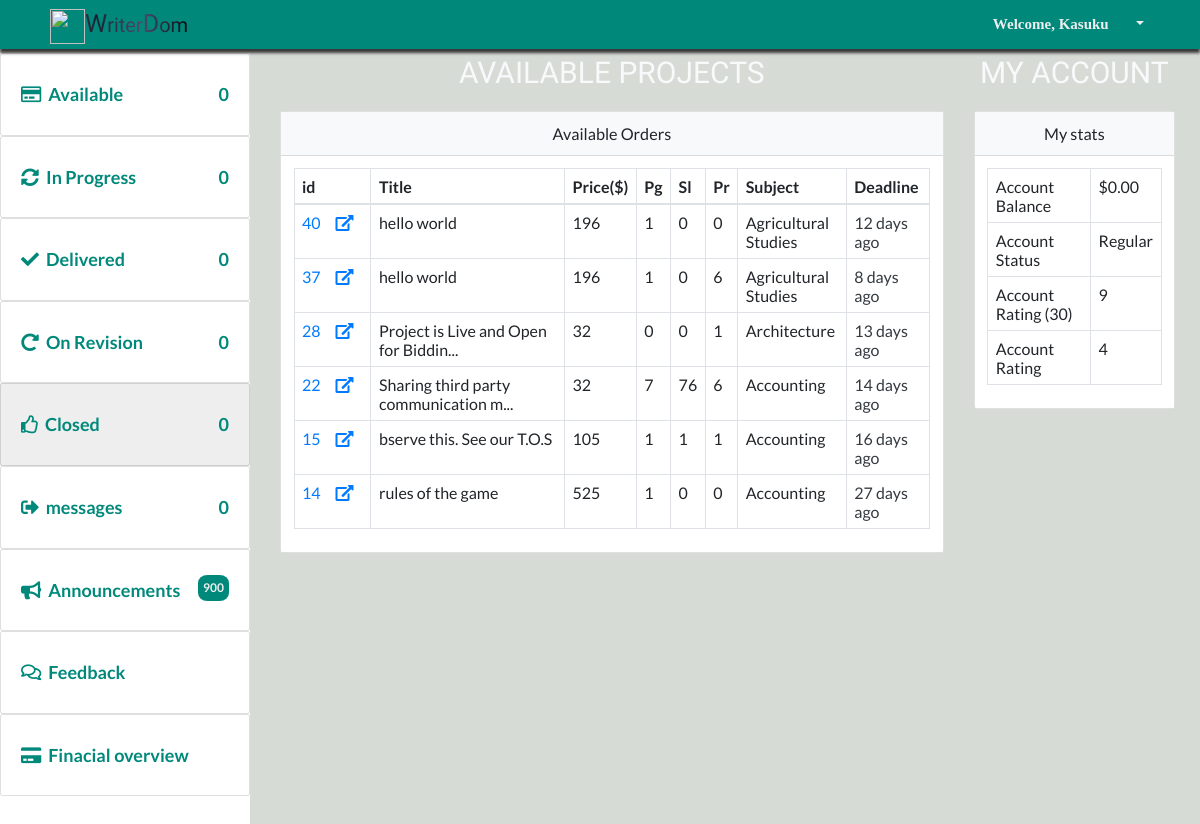
The app's page /tutor/my-projects.php (signed in), older data.
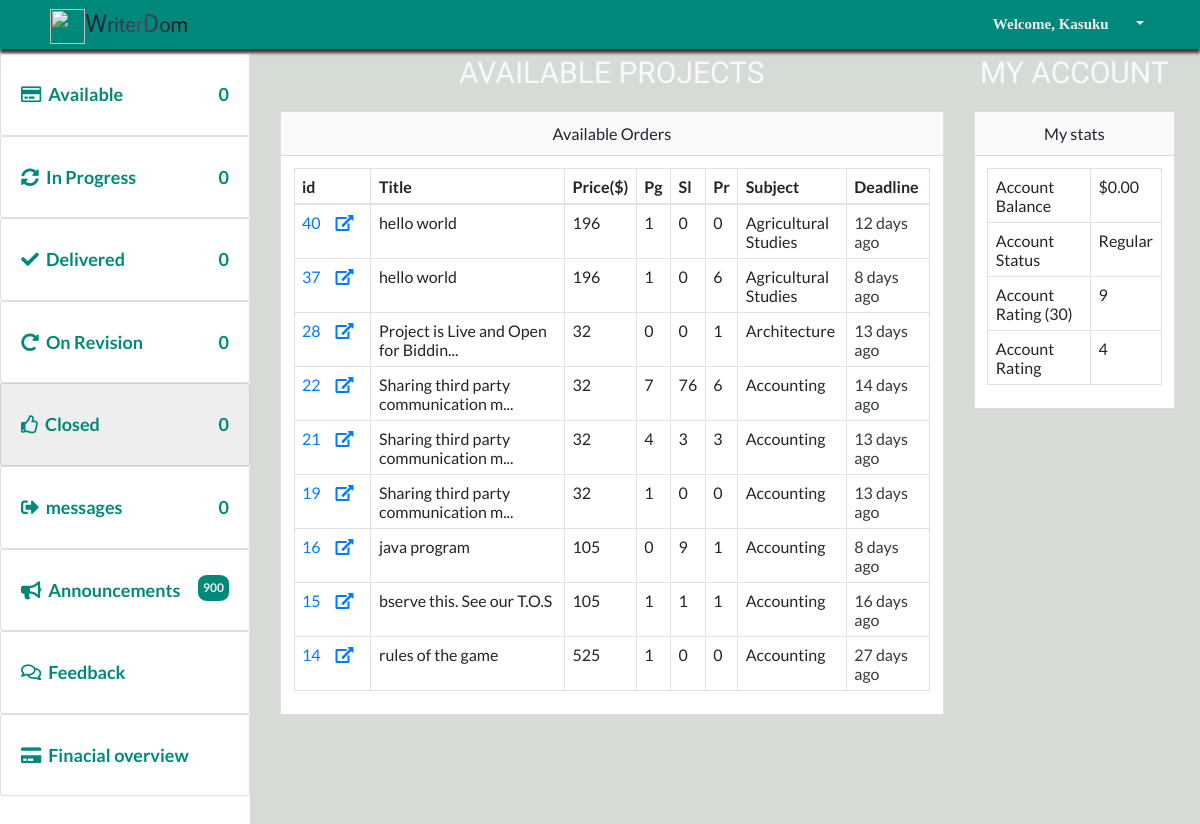
The same page, newer data.
### tables this page shows
CREATE TABLE `closed` (
  `comment` text NOT NULL,
  `rating` int(255) NOT NULL,
  `project_id` int(255) NOT NULL,
  `student_id` int(255) NOT NULL,
  `tutor_id` int(255) NOT NULL,
  `date_closed` text NOT NULL
);

CREATE TABLE `projects` (
  `project_id` bigint(20) UNSIGNED NOT NULL,
  `student_id` int(11) NOT NULL,
  `title` text NOT NULL,
  `deadline` text NOT NULL,
  `subject` text NOT NULL,
  `instructions` longtext NOT NULL,
  `style` text NOT NULL,
  `type_of_paper` text NOT NULL,
  `pages` tinyint(11) NOT NULL,
  `slides` tinyint(11) NOT NULL,
  `problems` tinyint(11) NOT NULL,
  `budget` varchar(255) NOT NULL,
  `charges` varchar(255) NOT NULL DEFAULT '0',
  `cost` varchar(255) NOT NULL DEFAULT '0',
  `bids` tinyint(100) NOT NULL DEFAULT '0',
  `academic_level` text NOT NULL,
  `sources` tinyint(11) NOT NULL,
  `status` tinyint(4) NOT NULL DEFAULT '0',
  `DATE_CREATED` text NOT NULL
);

### dbconfig/dbconnect.php (called while the page is built, shortened)
<?php
require_once(  'shared/ez_sql_core.php');
require_once( 'ez_sql_mysqli.php');
$db=new ezSQL_mysqli(DB_USER, DB_PASS,DB_NAME,DB_HOST,DB_ENCODING);
 ?>

### dbconfig/ez_sql_mysqli.php (called while the page is built, shortened)
<?php
class ezSQL_mysqli extends ezSQLcore
{
    private $ezsql_mysql_str = array
        (
            1 => 'Require $dbuser and $dbpassword to connect to a database server',
            2 => 'Error establishing mySQL database connection. Correct user/password? Correct hostname? Database server running?',
            3 => 'Require $dbname to select a database',
            4 => 'mySQL database connection is not active',
            5 => 'Unexpected error while trying to select database'
        );
    private $_dbuser;
    private $_dbpassword;
    private $_dbname;
    private $_dbhost;
    private $_charset = 'utf8';
    private $_result;
    public $show_errors = true;
    public $dbh;
    public function __construct($dbuser='', $dbpassword='', $dbname='', $dbhost='localhost', $charset='') {
        $this->_dbuser = $dbuser;
        $this->_dbpassword = $dbpassword;
        $this->_dbname = $dbname;
        $this->_dbhost = $dbhost;
    }
    public function connect($dbuser='', $dbpassword='', $dbhost='localhost', $charset='') {
        $this->_connected = false;
        $this->_dbuser = empty($dbuser) ? $this->_dbuser : $dbuser;
        $this->_dbpassword = empty($dbpassword) ? $this->_dbpassword : $dbpassword;
        $this->_dbhost = $dbhost!='localhost' ? $this->_dbhost : $dbhost;
        $this->_charset = empty($charset) ? $this->_charset : $charset;
        if ( empty($this->_dbuser) ) {
            $this->register_error($this->ezsql_mysql_str[1] . ' in ' . __FILE__ . ' on line ' . __LINE__);
            $this->show_errors ? trigger_error($this->ezsql_mysql_str[1], E_USER_WARNING) : null;
        } else if ( ! $this->dbh = mysqli_connect($this->_dbhost, $this->_dbuser, $this->_dbpassword, $this->_dbname) ) {
            $this->register_error($this->ezsql_mysql_str[2] . ' in ' . __FILE__ . ' on line ' . __LINE__);
            $this->show_errors ? trigger_error($this->ezsql_mysql_str[2], E_USER_WARNING) : null;
        } else {
            mysqli_set_charset($this->dbh, $this->_charset);
            $this->_connected = true;
        }
        return $this->_connected;
    }
    public function select($dbname='', $charset='') {
        if ( ! $dbname ) {
            $this->register_error($this->ezsql_mysql_str[3] . ' in ' . __FILE__ . ' on line ' . __LINE__);
            $this->show_errors ? trigger_error($this->ezsql_mysql_str[3], E_USER_WARNING) : null;
            return false;
        } else if ( ! $this->dbh ) {
            $this->register_error($this->ezsql_mysql_str[4] . ' in ' . __FILE__ . ' on line ' . __LINE__);
            $this->show_errors ? trigger_error($this->ezsql_mysql_str[4], E_USER_WARNING) : null;
            return false;
        } else {
            $this->_dbname = $dbname;
            $this->_connected = true;
        }
        return $this->_connected;
    }
    public function query($query, $use_prepare=false) {
		$query = str_replace(_TAG, '?', $query);
        $return_val = 0;
        $query = trim($query);
		if (!empty($param) && is_array($param) && ($this->getPrepare()))
			return $this->query_prepared($query, $param);
		else
			$this->_result = mysqli_query($this->dbh, $query);
        $is_insert = false;
        if ( preg_match("/^(insert|delete|update|replace)\s+/i", $query) ) {
            $this->_affectedRows = mysqli_affected_rows($this->dbh);
            if ( preg_match("/^(insert|replace)\s+/i", $query) ) {
                $this->insert_id = mysqli_insert_id($this->dbh);
            }
            $return_val = $this->_affectedRows;
        } else {
            if ( !is_numeric($this->_result) && !is_bool($this->_result)) {
                $i=0;
                $num_rows=0;
                while ( $row = mysqli_fetch_object($this->_result) ) {
                    $num_rows++;
                }
                $this->num_rows = $num_rows;
                $return_val = $this->num_rows;
            }
        }
        return $return_val;
    }
}

### dbconfig/shared/ez_sql_core.php (called while the page is built, shortened)
<?php
    require_once('ezQuery.php');
	class ezSQLcore extends ezQuery
	{
    public $last_result = null;
		function flush()
		{
			$this->last_result = null;
		}
		function get_results($query=null, $output = OBJECT, $use_prepare=false) {
			if ( $query ) {
				$this->query($query, $use_prepare);
			}
			if ( $output == OBJECT ) {
				return $this->last_result;
			} elseif ( $output == _JSON ) {
				return json_encode($this->last_result);
			}
		}
}

### dbconfig/shared/ezQuery.php (called while the page is built, shortened)
<?php
class ezQuery
{
    function setParamaters($valuetoadd=null) {
        if (empty($valuetoadd)) {
            $this->preparedvalues = array();
            return null;
        } else
            return array_push($this->preparedvalues, $valuetoadd);
	}
}

### inc/utilities.php (called while the page is built, shortened)
<?php
$date_global=date('Y-m-d H:i:s');
if (!isset($chat)) {
	require_once("../inc/global_functions.php");
}

### inc/global_functions.php (called while the page is built, shortened)
<?php function getDateTimeDiff($current_date, $other_date){
	$now_timeStamp=strtotime($current_date);
	if ($now_timeStamp<$other_date) {
		$diff_timestmp=$other_date- $now_timeStamp;
	if ($diff_timestmp<60) {
		if ($diff_timestmp==1) {
			return $diff_timestmp . ' sec';
		}else{
			return $diff_timestmp . ' secs';
		}
	} elseif($diff_timestmp>=60 && $diff_timestmp<3600) {
		if (round(($diff_timestmp/60))==1) {
			return round(($diff_timestmp/60)). ' min ';
		}else{
			return round(($diff_timestmp/60)). ' mins ';
		}
	}elseif($diff_timestmp>=3600 && $diff_timestmp<86400) {
		if (floor(($diff_timestmp/3600))==1) {
			$time_remaining=floor(($diff_timestmp/3600)). ' hour';
			if (floor((($diff_timestmp/3600)-floor($diff_timestmp/3600))*60 )==1) {
				$time_remaining.=floor((($diff_timestmp/3600)-floor($diff_timestmp/3600))*60 ). ' min';
			}elseif(floor((($diff_timestmp/3600)-floor($diff_timestmp/3600))*60 )>1){
				$time_remaining.=floor((($diff_timestmp/3600)-floor($diff_timestmp/3600))*60 ). ' mins';
			}
			 return $time_remaining;
		}else{
			$time_remaining = floor(($diff_timestmp/3600)). ' hours ';
			if (floor((($diff_timestmp/3600)-floor($diff_timestmp/3600))*60 )==1) {
				$time_remaining.=floor((($diff_timestmp/3600)-floor($diff_timestmp/3600))*60 ). ' min';
			}elseif(floor((($diff_timestmp/3600)-floor($diff_timestmp/3600))*60 )>1){
				$time_remaining.=floor((($diff_timestmp/3600)-floor($diff_timestmp/3600))*60 ). ' mins';
			}
			return $time_remaining;
		}
	}elseif($diff_timestmp>=86400 && $diff_timestmp<86400 * 30) {
		if (floor(($diff_timestmp/86400))==1) {
			$time_remaining=floor(($diff_timestmp/86400)). ' day ';
			if (floor((($diff_timestmp/86400)-floor($diff_timestmp/86400))*24)==1) {
				$time_remaining.=floor((($diff_timestmp/86400)-floor($diff_timestmp/86400))*24 ). ' hour';
			} elseif(floor((($diff_timestmp/86400)-floor($diff_timestmp/86400))*60 )>1) {
				$time_remaining.=floor((($diff_timestmp/86400)-floor($diff_timestmp/86400))*24 ). ' hours';
			}
			return $time_remaining;
		}else{
			$time_remaining=floor(($diff_timestmp/86400)). ' days ';
			if (floor((($diff_timestmp/86400)-floor($diff_timestmp/86400))*24 )==1) {
				$time_remaining.=floor((($diff_timestmp/86400)-floor($diff_timestmp/86400))*24 ). ' hour';
			} elseif(floor((($diff_timestmp/86400)-floor($diff_timestmp/86400))*60 )>1) {
				$time_remaining.=floor((($diff_timestmp/86400)-floor($diff_timestmp/86400))*24 ). ' hours';
			}
			return $time_remaining;
		}
	}elseif($diff_timestmp>=86400 * 30 && $diff_timestmp<86400 * 365) {
		if (round(($diff_timestmp/(86400 * 30)))==1) {
			return round(($diff_timestmp/(86400 * 30))). ' month';
		}else{
			return round(($diff_timestmp/(86400 * 30))). ' months';
		}
	}else{
		if (round(($diff_timestmp/(86400 * 365)))==1) {
			return round(($diff_timestmp/(86400 * 365))). ' year';
		}
		return round(($diff_timestmp/(86400 * 365))). ' years';
	}
	}else{
		$diff_timestmp=$now_timeStamp - $other_date;
	if ($diff_timestmp<60) {
		return $diff_timestmp . ' sec ago';
	} elseif($diff_timestmp>=60 && $diff_timestmp<3600) {
		return round(($diff_timestmp/60)). ' mins ago';
	}elseif($diff_timestmp>=3600 && $diff_timestmp<86400) {
		return round(($diff_timestmp/3600)). ' hours ago';
	}elseif($diff_timestmp>=86400 && $diff_timestmp<86400 * 30) {
		return round(($diff_timestmp/86400)). ' days ago';
	}elseif($diff_timestmp>=86400 * 30 && $diff_timestmp<86400 * 365) {
		return round(($diff_timestmp/(86400 * 30))). ' months ago';
	}else{
		return round(($diff_timestmp/(86400 * 365))). ' years ago';
	}
	}
} ?>

### tutor/my-projects.php (the view, shortened to what the changed rows need)
<?php
require_once "../inc/header_links.php";
require_once("../dbconfig/dbconnect.php");
  require_once("../inc/utilities.php");
   $tutor_id=$_SESSION['user_id'];
$count_q="SELECT COUNT(closed.project_id) FROM closed LEFT JOIN projects ON closed.project_id=projects.project_id WHERE closed.tutor_id='$tutor_id'";
$result_q=$db->get_var($count_q);
if ($result_q>20) {
$query="SELECT * FROM closed LEFT JOIN projects ON closed.project_id=projects.project_id WHERE closed.tutor_id='$tutor_id' ORDER BY closed.project_id desc LIMIT 20 ";
}else{?>
<?php
 $query="SELECT * FROM closed LEFT JOIN projects ON closed.project_id=projects.project_id WHERE closed.tutor_id='$tutor_id' ORDER BY closed.project_id desc";
}
$results=$db->get_results($query);
 ?>
<div class="display">
    <div class="display__content">
        <div class="row">
            <div class="col-sm-12 col-md-12 col-lg-12 col-xl-9">
                <h1 class="headingTertiary text-light">Available Projects</h1>
                <div class="card wide-card">
                    <div class="card-body">
                        <?php if ($db->num_rows<1): ?>
                        <h1 class="classHeadingSecondary">There is Nothing To show Yet</h1>
                        <?php elseif($db->num_rows>0): ?>
                            <div class="table-responsive"  id="display">
                             <table class="table table-bordered">
                            <thead>
                                <tr>
                                    <th>id</th>
                                    <th class="wide">Title</th>
                                    <th data-toggle="tooltip" title="Price $" data-placement="right">Price($)</th>
                                    <th data-toggle="tooltip" title="pages" data-placement="right">Pg</th>
                                    <th data-toggle="tooltip" title="Slides" data-placement="right">Sl</th>
                                    <th data-toggle="tooltip" title="Problems" data-placement="right">Pr</th>
                                    <th class="smalll">Subject</th>
                                    <th class="medium">Deadline</th>
                                </tr>
                            </thead>
                            <tbody>
                                       <?php foreach ($results as $result): ?>
                                <tr>
                                    <td class="smalll"><a
                                            href="my-projects-details?id=<?php echo urlencode(convert_uuencode($result->project_id)); ?>"><?php echo $result->project_id; ?><i
                                                class="fas fa-external-link-alt icon-r ml-4"></i></a></td>
                                    <td class="wide">
                                        <?php echo (strlen($result->title) >35 )? substr($result->title, 0, 35).'...':$result->title; ?>
                                    </td>
                                    <td><?php echo $result->charges; ?></td>
                                    <td><?php echo $result->pages; ?></td>
                                    <td><?php echo $result->slides; ?></td>
                                    <td><?php echo $result->problems; ?></td>
                                    <td class="smalll"><?php echo $result->subject; ?></td>
                                    <td><?php $time=getDateTimeDiff($date_global, $result->deadline );
                                     $period= explode(" ", $time); ?>
                                        <?php if ($period[1]=="days"): ?>
                                        <span class="text-dark"><?php echo "{$time}"; ?></span>
                                        <?php elseif($period[1]=="day"): ?>
                                        <span class="text-success"><?php echo "{$time}"; ?></span>
                                        <?php elseif($period[1]=="hours" || $period[1]=="hour"): ?>
                                        <span class="text-warning"><?php echo "{$time}"; ?></span>
                                        <?php elseif($period[1]=="mins" || $period[1]=="min"): ?>
                                        <span class="text-danger"><?php echo "{$time}"; ?></span>
                                        <?php elseif($period[1]=="secs" || $period[1]=="sec"): ?>
                                        <span class="text-danger"><?php echo "{$time}"; ?></span>
                                        <?php endif ?>
                                    </td>
                                </tr>
                                <?php endforeach ?>
                            </tbody>
                        </table>
                            </div>
                        <?php endif ?>
                    </div>
                </div>
            </div>
            <div class="col-sm-12 col-md-12 col-lg-12  col-xl-3">
                <h1 class="headingTertiary text-light">My Account</h1>
            </div>
        </div>
    </div>
</div>
<?php
require_once"../inc/footer_links.php";
 ?>

Row changes from the older to the newer data that the page shows:
added closed: project.project_id "21", project.title "Sharing third party communication m", project.charges "32", project.pages "4", project.slides "3", project.problems "3", project.subject "Accounting", project.deadline "13 days ago"
added closed: project.project_id "19", project.title "Sharing third party communication m", project.charges "32", project.pages "1", project.slides "0", project.problems "0", project.subject "Accounting", project.deadline "13 days ago"
added closed: project.project_id "16", project.title "java program", project.charges "105", project.pages "0", project.slides "9", project.problems "1", project.subject "Accounting", project.deadline "8 days ago"
